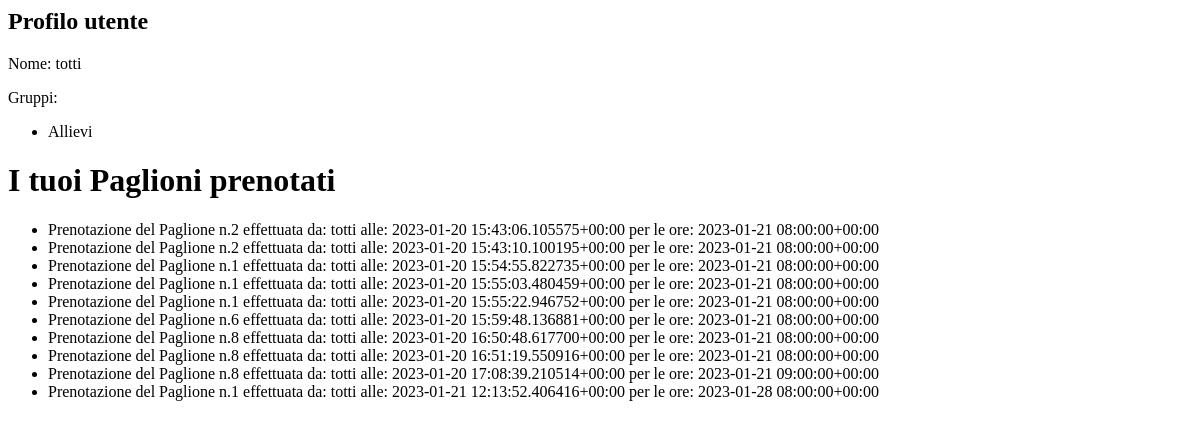
/accounts/profile/ (signed in), run on an earlier commit of the app's database.
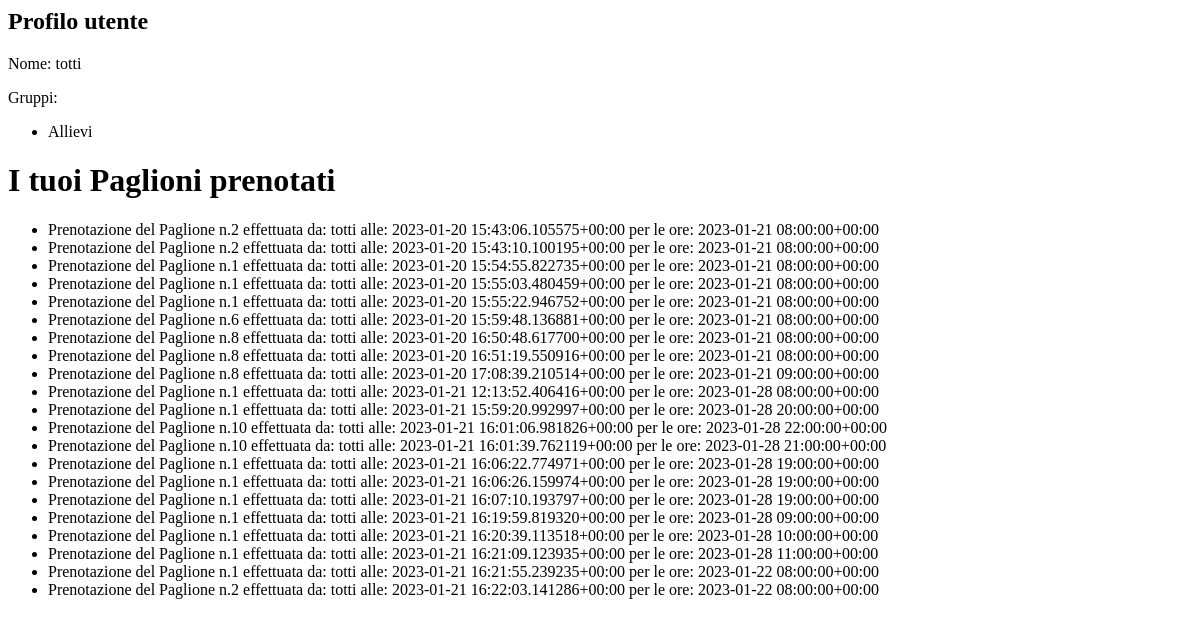
And on a later commit of the database.
### prenotazioni/models.py (models this page shows, shortened)
class Prenotazione(models.Model):
    priorità = models.DateTimeField()
    ora_prenotata = models.DateTimeField()
    paglione = models.ForeignKey(
        Paglione, on_delete=models.CASCADE, related_name='prenotazioni')
    utente = models.ForeignKey(User, on_delete=models.PROTECT, blank=True,
                               null=True, default=None, related_name="prenotazioni")
    def __str__(self):
        return "Prenotazione del Paglione n." + str(self.paglione.id) + " effettuata da: " + str(self.utente) + " alle: " + str(self.priorità) + " per le ore: " + str(self.ora_prenotata)
    class Meta:
        verbose_name_plural = "Prenotazioni"

class Paglione(models.Model):
    attivo = models.BooleanField(default=True)
    class Meta:
        verbose_name_plural = "Paglioni"

### utenti/views.py (the view)
# urls.py: path('profile/', ProfileView.as_view(), name='profile'),
class ProfileView(LoginRequiredMixin, TemplateView):
    template_name = 'profile.html'
    def get_context_data(self, **kwargs):
        context = super().get_context_data(**kwargs)
        prenotazioni = Prenotazione.objects.filter(utente=self.request.user)
        context['paglioni'] = [
            prenotazione for prenotazione in prenotazioni]
        return context

### utenti/templates/profile.html
<h2>Profilo utente</h2>
<p>Nome: {{ user }} </p>
<p>Gruppi:
    <ul>
        {% for group in user.groups.all %}
            <li>{{ group.name }}</li>
        {% endfor %}
    </ul>
</p>
{% block content %}
    <h1>I tuoi Paglioni prenotati</h1>
    {% if paglioni %}
        <ul>
            {% for paglione in paglioni %}
                <li>{{ paglione }}</li>
            {% endfor %}
        </ul>
    {% else %}
        <p>Nessun paglione prenotato.</p>
    {% endif %}
{% endblock %}

What changed in the data, as far as the page shows it:
added Prenotazione: paglione+utente+priorità "Prenotazione del Paglione n.1 effettuata da: totti alle: 2023-01-21 15:59:20.992997+00:00 per le ore: 2023-01-28 20:00:00+00:00"
added Prenotazione: paglione+utente+priorità "Prenotazione del Paglione n.10 effettuata da: totti alle: 2023-01-21 16:01:06.981826+00:00 per le ore: 2023-01-28 22:00:00+00:00"
added Prenotazione: paglione+utente+priorità "Prenotazione del Paglione n.10 effettuata da: totti alle: 2023-01-21 16:01:39.762119+00:00 per le ore: 2023-01-28 21:00:00+00:00"
added Prenotazione: paglione+utente+priorità "Prenotazione del Paglione n.1 effettuata da: totti alle: 2023-01-21 16:06:22.774971+00:00 per le ore: 2023-01-28 19:00:00+00:00"
added Prenotazione: paglione+utente+priorità "Prenotazione del Paglione n.1 effettuata da: totti alle: 2023-01-21 16:06:26.159974+00:00 per le ore: 2023-01-28 19:00:00+00:00"
added Prenotazione: paglione+utente+priorità "Prenotazione del Paglione n.1 effettuata da: totti alle: 2023-01-21 16:07:10.193797+00:00 per le ore: 2023-01-28 19:00:00+00:00"
added Prenotazione: paglione+utente+priorità "Prenotazione del Paglione n.1 effettuata da: totti alle: 2023-01-21 16:19:59.819320+00:00 per le ore: 2023-01-28 09:00:00+00:00"
added Prenotazione: paglione+utente+priorità "Prenotazione del Paglione n.1 effettuata da: totti alle: 2023-01-21 16:20:39.113518+00:00 per le ore: 2023-01-28 10:00:00+00:00"
added Prenotazione: paglione+utente+priorità "Prenotazione del Paglione n.1 effettuata da: totti alle: 2023-01-21 16:21:09.123935+00:00 per le ore: 2023-01-28 11:00:00+00:00"
added Prenotazione: paglione+utente+priorità "Prenotazione del Paglione n.1 effettuata da: totti alle: 2023-01-21 16:21:55.239235+00:00 per le ore: 2023-01-22 08:00:00+00:00"
added Prenotazione: paglione+utente+priorità "Prenotazione del Paglione n.2 effettuata da: totti alle: 2023-01-21 16:22:03.141286+00:00 per le ore: 2023-01-22 08:00:00+00:00"
